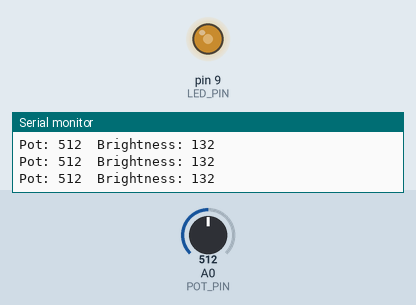
A sketch run on a simulated Arduino Uno, built with avr-gcc and run on an emulated ATmega328P. Shown: output pins drawn as LEDs (lit = HIGH), the last lines printed to the serial monitor. Inputs (shaded band) come from the test bench; at power-on: A0 (POT_PIN) = 512.

Above: at 1.2 s.
1.3 s: A0 (POT_PIN) set to 306
At 2.5 s:
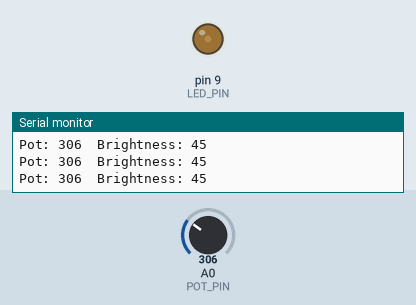
2.8 s: A0 (POT_PIN) set to 122
At 3.3 s:
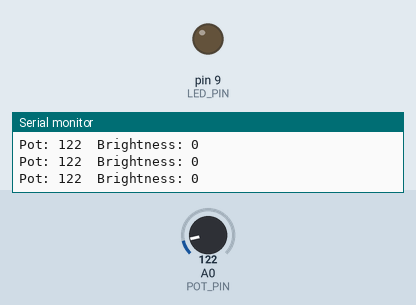
4.3 s: A0 (POT_PIN) set to 190
7.3 s: A0 (POT_PIN) set to 220
At 8.5 s:
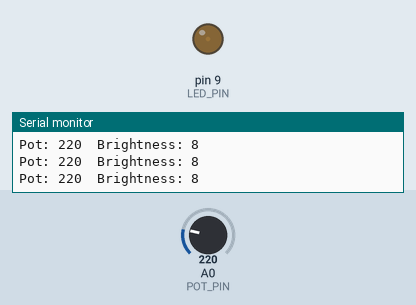
8.8 s: A0 (POT_PIN) set to 511
At 9.3 s:
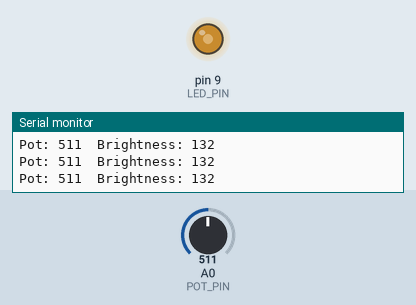
10.3 s: A0 (POT_PIN) set to 1023
At 11.3 s:
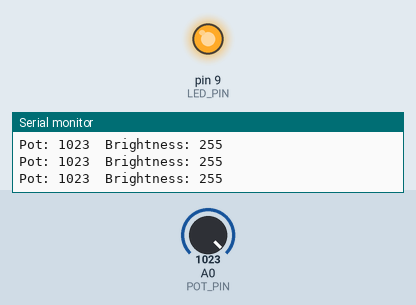
Timing chart, 0 to 12.8 s (numbered marks = the images above; inputs shaded):
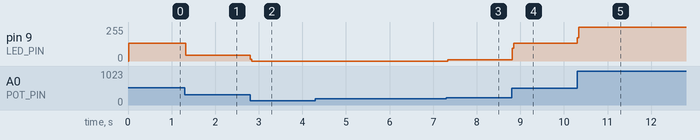

The sketch:

pot-led-dimmer.ino
```cpp
#define POT_PIN  A0
#define LED_PIN  9

int readSmoothed() {
  long total = 0;
  for (int i = 0; i < 10; i++) {
    total += analogRead(POT_PIN);
    delay(2);
  }
  return total / 10; // average of 10 readings
}

void setup() {
  pinMode(LED_PIN, OUTPUT);
  Serial.begin(9600);
}

void loop() {
  int potValue = readSmoothed();

  // map from YOUR actual range instead of 0-1023
  int brightness = map(potValue, 200, 800, 0, 255);
  brightness = constrain(brightness, 0, 255); // clamp to safe range

  analogWrite(LED_PIN, brightness);

  Serial.print("Pot: ");
  Serial.print(potValue);
  Serial.print("  Brightness: ");
  Serial.println(brightness);

  delay(10);
}
```

Measured:
- after the input at 1.3 s, pin 9 (LED_PIN): 132/255 → 45/255 at once
- after the input at 2.8 s, pin 9 (LED_PIN): 45/255 → 0/255 at once
- after the input at 7.3 s, pin 9 (LED_PIN): 0/255 → 8/255 at once
- after the input at 8.8 s, pin 9 (LED_PIN): 8/255 → 132/255 at once
- after the input at 10.3 s, pin 9 (LED_PIN): 132/255 → 255/255 at once
